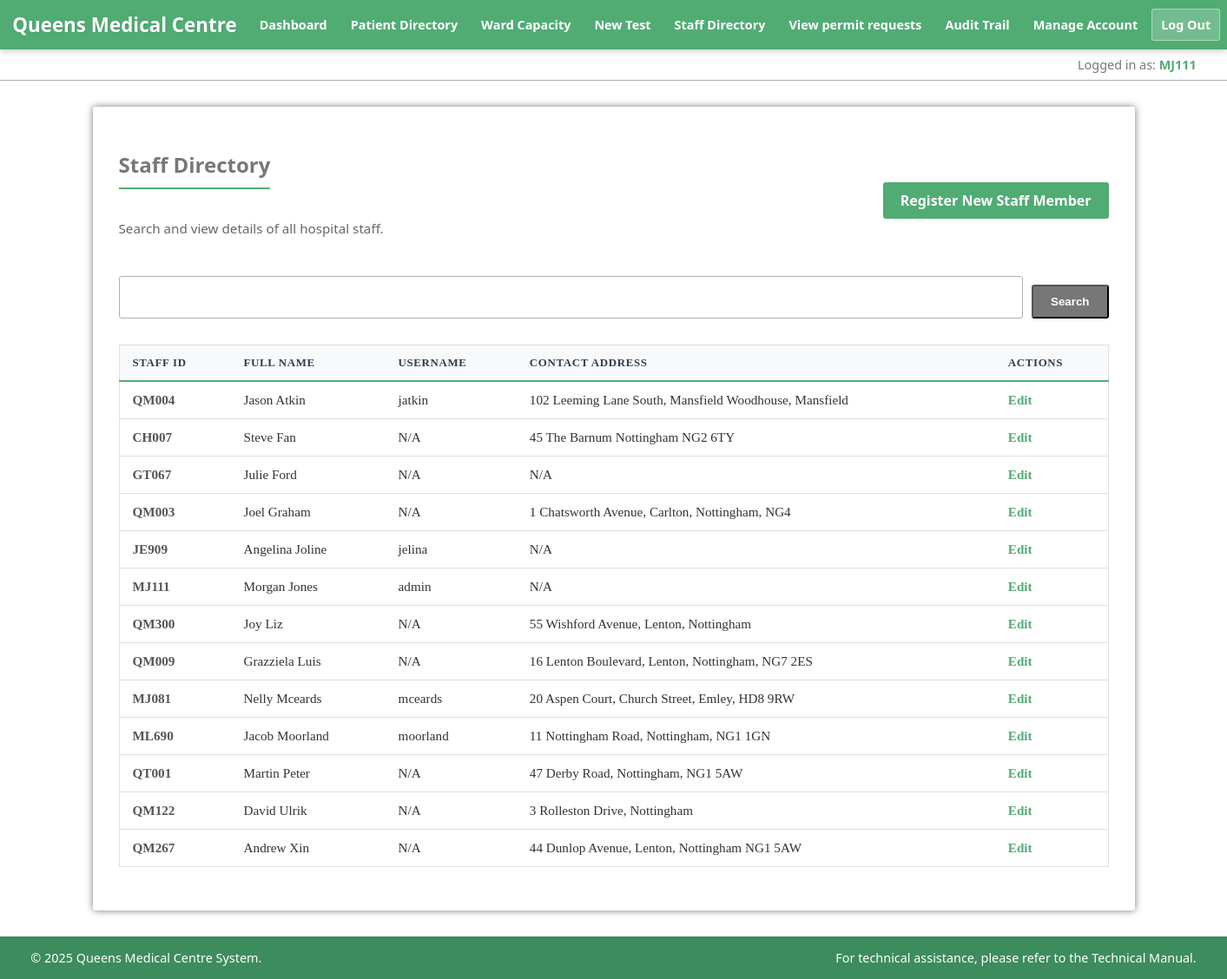
The page /html/cw/doctor.php (signed in) on the database its author committed.
### tables this page shows
CREATE TABLE `doctor` (
  `staffno` varchar(100) NOT NULL,
  `firstname` varchar(100) NOT NULL,
  `lastname` varchar(100) DEFAULT NULL,
  `Specialisation` varchar(100) DEFAULT NULL,
  `qualification` varchar(100) DEFAULT NULL,
  `pay` int(11) NOT NULL,
  `gender` int(11) DEFAULT NULL,
  `consultantstatus` int(11) NOT NULL,
  `address` varchar(100) DEFAULT NULL,
  `username` varchar(50) DEFAULT NULL
);

### html/cw/data_access/doctorDAO.php (called while the page is built, shortened)
<?php
class DoctorDAO
{
    public static function getStaffNoByUsername($conn, $username)
    {
        $stmt = $conn->prepare("SELECT staffno FROM doctor WHERE username = ?");
        $stmt->bind_param("s", $username);
        $stmt->execute();
        $result = $stmt->get_result()->fetch_assoc();
        return $result['staffno'] ?? ($result['staffNo'] ?? false);
    }
}
?>

### html/cw/data_access/formatDisplayValue.php (called while the page is built)
<?php
function safeDisplay($data, $placeholder = 'N/A') {
    if ($data === null || trim($data) === '') {
        return $placeholder;
    }
    return htmlspecialchars($data);
}
?>

### html/cw/doctor.php (the view, shortened to what this page needs)
<?php
require 'includes/db_connection.php';
require_once 'data_access/formatDisplayValue.php';
$sql = "SELECT * FROM doctor";
$sql .= " ORDER BY lastname ASC";
$stmt = $conn->prepare($sql);
$stmt->execute();
$result = $stmt->get_result();
require 'includes/header.php';
?>
<section class="container">
    <div style="display: flex; justify-content: space-between; align-items: center; margin-bottom: 20px;">
        <div>
            <h2>Staff Directory</h2>
            <p class="guide-text">Search and view details of all hospital staff.</p>
        </div>
        <?php if (isset($_SESSION['is_admin']) && $_SESSION['is_admin'] == 1): ?>
            <a href="add_doctor.php" class="btn btn-primary">Register New Staff Member</a>
        <?php endif; ?>
    </div>
    <form method="GET" style="margin-bottom: 30px; display: flex; gap: 10px;">
        <input type="text" name="search" style="flex: 1;">
        <button type="submit" class="btn btn-secondary">Search</button>
    </form>
    <?php if ($result->num_rows > 0): ?>
        <table class="styled-table">
            <thead>
                <tr>
                    <th>Staff ID</th>
                    <th>Full Name</th>
                    <th>Username</th>
                    <th>Contact Address</th>
                    <?php if (isset($_SESSION['is_admin']) && $_SESSION['is_admin'] == 1): ?>
                        <th>Actions</th>
                    <?php endif; ?>
                </tr>
            </thead>
            <tbody>
                <?php while ($row = $result->fetch_assoc()): ?>
                    <tr>
                        <td><strong><?= safeDisplay($row['staffno']) ?></strong></td>
                        <td>
                            <?= safeDisplay($row['firstname']) ?> <?= safeDisplay($row['lastname']) ?>
                        </td>
                        <td><?= safeDisplay($row['username']) ?></td>
                        <td><?= safeDisplay($row['address']) ?></td>
                        <?php if (isset($_SESSION['is_admin']) && $_SESSION['is_admin'] == 1): ?>
                            <td>
                                <a href="edit_doctor.php?id=<?= urlencode($row['staffno']) ?>"
                                   style="color: #51AC74; font-weight: bold; text-decoration: none;">Edit</a>
                            </td>
                        <?php endif; ?>
                    </tr>
                <?php endwhile; ?>
            </tbody>
        </table>
    <?php else: ?>
        <div class="alert alert-danger" style="text-align: center; margin-top: 20px;">
            No doctors found matching your search.
        </div>
    <?php endif; ?>
</section>
<?php require 'includes/footer.php'; ?>

### html/cw/includes/header.php (shortened to what this page needs)
<?php
require_once 'data_access/DoctorDAO.php';
$is_admin = ($_SESSION['is_admin'] ?? 0) == 1;
$username = htmlspecialchars($_SESSION['username'] ?? 'Guest');
$staffno = DoctorDAO::getStaffNoByUsername($conn, $username)
?>
<!DOCTYPE html>
<html lang="eng">
<head>
    <link rel="stylesheet" href="../css/style.css">
</head>
<body>
<header>
    <div class="header-container">
        <h1>Queens Medical Centre</h1>
        <nav>
            <ul>
                <li><a href="home.php">Dashboard</a></li>
                <li><a href="patient_lookup.php">Patient Directory</a></li>
                <li><a href="ward_capacity.php">Ward Capacity</a></li>
                <li><a href="add_new_test_type.php">New Test</a></li>
                <?php if ($is_admin): ?>
                    <li><a href="doctor.php">Staff Directory</a></li>
                <?php endif; ?>
                <?php if ($is_admin): ?>
                    <li><a href="admin_parking.php">View permit requests</a></li>
                    <li class="admin-link"><a href="audit_trail.php">Audit Trail</a></li>
                <?php endif; ?>
                <li><a href="manage_account.php">Manage Account</a></li>
                <li><a href="includes/logout.php" class="btn btn-logout">Log Out</a></li>
            </ul>
        </nav>
    </div>
</header>
<div class="user-info-bar">
    <div class="info-container">
        <span>Logged in as: <strong><?= $staffno ?></strong></span>
    </div>
</div>

### html/cw/includes/footer.php (shortened to what this page needs)
<footer class="site-footer">
    <div class="header-container">
        <p>
            &copy; <?= date('Y') ?> Queens Medical Centre System.
        </p>
        <p class="small-text">
            For technical assistance, please refer to the Technical Manual.
        </p>
    </div>
</footer>
</body>
</html>

### html/css/style.css (style rules this page uses)
* { -webkit-transition: all 0.3s ease; transition: all 0.3s ease; box-sizing: border-box; }
body { margin: 0; padding: 0; font-family: "Segoe UI", "Roboto", "Helvetica Neue", Arial, sans-serif; color: #555; background: linear-gradient(rgba(255,255,255,0.8), rgba(255,255,255,0.8)), url('../qmc.jpg'); background-size: cover; background-position: center; background-repeat: no-repeat; background-attachment: fixed; min-height: 100vh; display: flex; flex-direction: column; }
header { background: #51AC74; color: white; padding: 10px 0; box-shadow: 0px 2px 8px rgba(0,0,0,0.2); position: relative; z-index: 1000; }
.header-container { width: 98%; max-width: 1400px; margin: 0 auto; display: flex; justify-content: space-between; align-items: center; flex-wrap: nowrap; gap: 15px; }
header h1 { margin: 0; font-size: 1.4rem; text-shadow: 1px 1px 2px rgba(0,0,0,0.1); white-space: nowrap; flex-shrink: 0; }
nav ul { list-style: none; padding: 0; margin: 0; display: flex; align-items: center; flex-wrap: nowrap; gap: 5px; }
nav li { margin: 0; }
nav a { text-decoration: none; color: white; font-weight: bold; padding: 8px 10px; border-radius: 3px; border: 1px solid transparent; white-space: nowrap; display: inline-block; font-size: 0.9rem; }
.btn-logout { background: rgba(255, 255, 255, 0.2); border: 1px solid rgba(255, 255, 255, 0.4); }
.user-info-bar { background: rgba(255, 255, 255, 0.9); border-bottom: 1px solid #afafaf; padding: 8px 0; font-size: 0.9rem; color: #777; }
.user-info-bar .info-container { width: 95%; max-width: 1400px; margin: 0 auto; text-align: right; }
.user-info-bar strong { color: #51AC74; }
.container { width: 95%; max-width: 1200px; margin: 30px auto; background: rgba(255, 255, 255, 1); padding: 30px; border-radius: 3px; box-shadow: 0px 0px 8px #777; }
h2, h3, h4 { color: #777; border-bottom: 2px solid #51AC74; padding-bottom: 10px; display: inline-block; }
.btn-primary { display: inline-block; background: #51AC74; color: white; padding: 10px 20px; margin-top: 10px; text-decoration: none; border-radius: 3px; font-weight: bold; border: 0; cursor: pointer; }
.btn-secondary { display: inline-block; background: #777; color: white; padding: 10px 20px; margin-top: 10px; text-decoration: none; border-radius: 3px; font-weight: bold; }
input[type="text"], input[type="password"], input[type="date"], select { color: #777; font-weight: bold; padding: 10px; border: 1px solid #afafaf; border-radius: 3px; outline: none; font-family: "Calisto MT", serif; }
.guide-text { color: #666; margin-bottom: 25px; font-size: 0.95em; }
.styled-table { width: 100%; border-collapse: collapse; margin: 20px 0; font-size: 0.95em; font-family: "Calisto MT", serif; background-color: #ffffff; border: 1px solid #e0e0e0; }
.styled-table thead tr { background-color: #f8f9fa; color: #2c3e50; text-align: left; border-bottom: 2px solid #51AC74; }
.styled-table th { padding: 12px 15px; font-weight: 600; text-transform: uppercase; font-size: 0.85em; letter-spacing: 0.05em; }
.styled-table td { padding: 12px 15px; color: #333; border-bottom: 1px solid #e0e0e0; vertical-align: middle; }
.styled-table td:first-child { font-weight: bold; color: #555; }
.site-footer { background: #3D8C5D; color: white; padding: 15px 0; margin-top: auto; font-size: 0.9em; }
.site-footer .header-container { display: flex; justify-content: space-between; align-items: center; width: 95%; max-width: 1400px; margin: 0 auto; }
.site-footer p { margin: 0; }

### rows shown on the page
doctor: staffno "MJ111", firstname "Morgan", lastname "Jones", username "admin", address "N/A"
doctor: staffno "QM004", firstname "Jason", lastname "Atkin", username "jatkin", address "102 Leeming Lane South, Mansfield Woodhouse, Mansfield"
doctor: staffno "CH007", firstname "Steve", lastname "Fan", username "N/A", address "45 The Barnum Nottingham NG2 6TY"
doctor: staffno "GT067", firstname "Julie", lastname "Ford", username "N/A", address "N/A"
doctor: staffno "QM003", firstname "Joel", lastname "Graham", username "N/A", address "1 Chatsworth Avenue, Carlton, Nottingham, NG4"
doctor: staffno "JE909", firstname "Angelina", lastname "Joline", username "jelina", address "N/A"
doctor: staffno "QM300", firstname "Joy", lastname "Liz", username "N/A", address "55 Wishford Avenue, Lenton, Nottingham"
doctor: staffno "QM009", firstname "Grazziela", lastname "Luis", username "N/A", address "16 Lenton Boulevard, Lenton, Nottingham, NG7 2ES"
doctor: staffno "MJ081", firstname "Nelly", lastname "Mceards", username "mceards", address "20 Aspen Court, Church Street, Emley, HD8 9RW"
doctor: staffno "ML690", firstname "Jacob", lastname "Moorland", username "moorland", address "11 Nottingham Road, Nottingham, NG1 1GN"
doctor: staffno "QT001", firstname "Martin", lastname "Peter", username "N/A", address "47 Derby Road, Nottingham, NG1 5AW"
doctor: staffno "QM122", firstname "David", lastname "Ulrik", username "N/A", address "3 Rolleston Drive, Nottingham"
doctor: staffno "QM267", firstname "Andrew", lastname "Xin", username "N/A", address "44 Dunlop Avenue, Lenton, Nottingham NG1 5AW"
